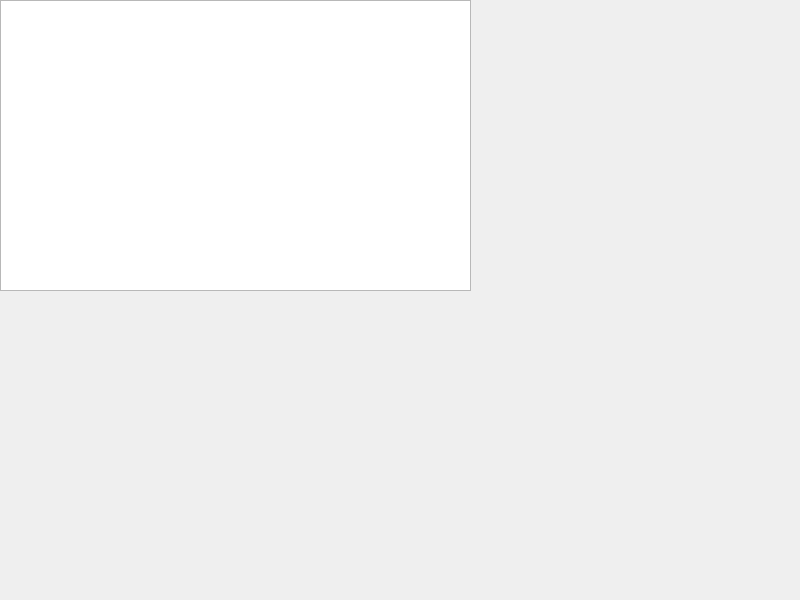
<?xml version="1.0" encoding="UTF-8"?>
<ui version="4.0">
 <class>MainWindow</class>
 <widget class="QMainWindow" name="MainWindow">
  <property name="geometry">
   <rect>
    <x>0</x>
    <y>0</y>
    <width>800</width>
    <height>600</height>
   </rect>
  </property>
  <property name="windowTitle">
   <string>MainWindow</string>
  </property>
  <widget class="QWidget" name="centralWidget">
   <widget class="QGraphicsView" name="graphicsView">
    <property name="geometry">
     <rect>
      <x>0</x>
      <y>0</y>
      <width>471</width>
      <height>291</height>
     </rect>
    </property>
   </widget>
  </widget>
 </widget>
 <layoutdefault spacing="6" margin="11"/>
 <resources/>
 <connections/>
</ui>
